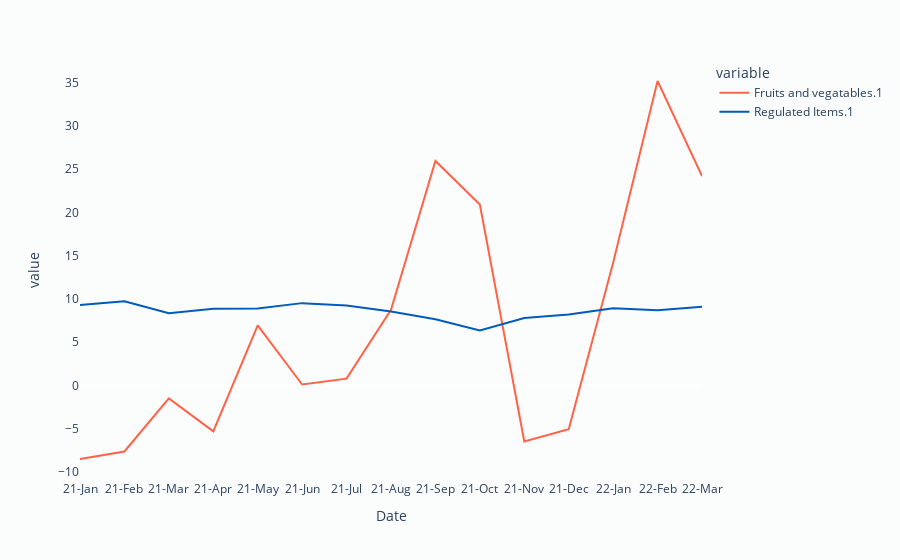

Notebook code for this chart:
### Code cell
draw_inflation = px.line(Inflation_Data , x='Date' , y =["Fruits and vegatables.1" , "Regulated Items.1"] , title="")
draw_inflation.update_layout(paper_bgcolor= color_global , plot_bgcolor = color_global, xaxis=dict(showgrid=False),
          yaxis=dict(showgrid=False) 
                  , 
                  )

draw_inflation['data'][0]['line']['color']= "#ff6347"
draw_inflation['data'][1]['line']['color']= "#005BBB"
draw_inflation

### Figure 1 — Plotly figure (JSON) as saved in the notebook; plotly's stock layout.template omitted (floating-point values rounded to 4 significant figures)
{"data": [{"hovertemplate": "variable=Fruits and vegatables.1<br>Date=%{x}<br>value=%{y}<extra></extra>", "legendgroup": "Fruits and vegatables.1", "line": {"color": "#ff6347", "dash": "solid"}, "marker": {"symbol": "circle"}, "mode": "lines", "name": "Fruits and vegatables.1", "orientation": "v", "showlegend": true, "type": "scatter", "x": ["21-Jan", "21-Feb", "21-Mar", "21-Apr", "21-May", "21-Jun", "21-Jul", "21-Aug", "21-Sep", "21-Oct", "21-Nov", "21-Dec", "22-Jan", "22-Feb", "22-Mar"], "xaxis": "x", "y": [-8.518, -7.647, -1.516, -5.32, 6.931, 0.098, 0.774, 8.733, 25.95, 20.91, -6.5, -5.07, 14.18, 35.2, 24.2], "yaxis": "y"}, {"hovertemplate": "variable=Regulated Items.1<br>Date=%{x}<br>value=%{y}<extra></extra>", "legendgroup": "Regulated Items.1", "line": {"color": "#005BBB", "dash": "solid"}, "marker": {"symbol": "circle"}, "mode": "lines", "name": "Regulated Items.1", "orientation": "v", "showlegend": true, "type": "scatter", "x": ["21-Jan", "21-Feb", "21-Mar", "21-Apr", "21-May", "21-Jun", "21-Jul", "21-Aug", "21-Sep", "21-Oct", "21-Nov", "21-Dec", "22-Jan", "22-Feb", "22-Mar"], "xaxis": "x", "y": [9.297, 9.729, 8.337, 8.854, 8.88, 9.507, 9.219, 8.55, 7.646, 6.348, 7.796, 8.181, 8.919, 8.68, 9.079], "yaxis": "y"}], "layout": {"legend": {"title": {"text": "variable"}, "tracegroupgap": 0}, "margin": {"t": 60}, "paper_bgcolor": "#fbfcfc", "plot_bgcolor": "#fbfcfc", "xaxis": {"anchor": "y", "domain": [0, 1], "showgrid": false, "title": {"text": "Date"}}, "yaxis": {"anchor": "x", "domain": [0, 1], "showgrid": false, "title": {"text": "value"}}}}
